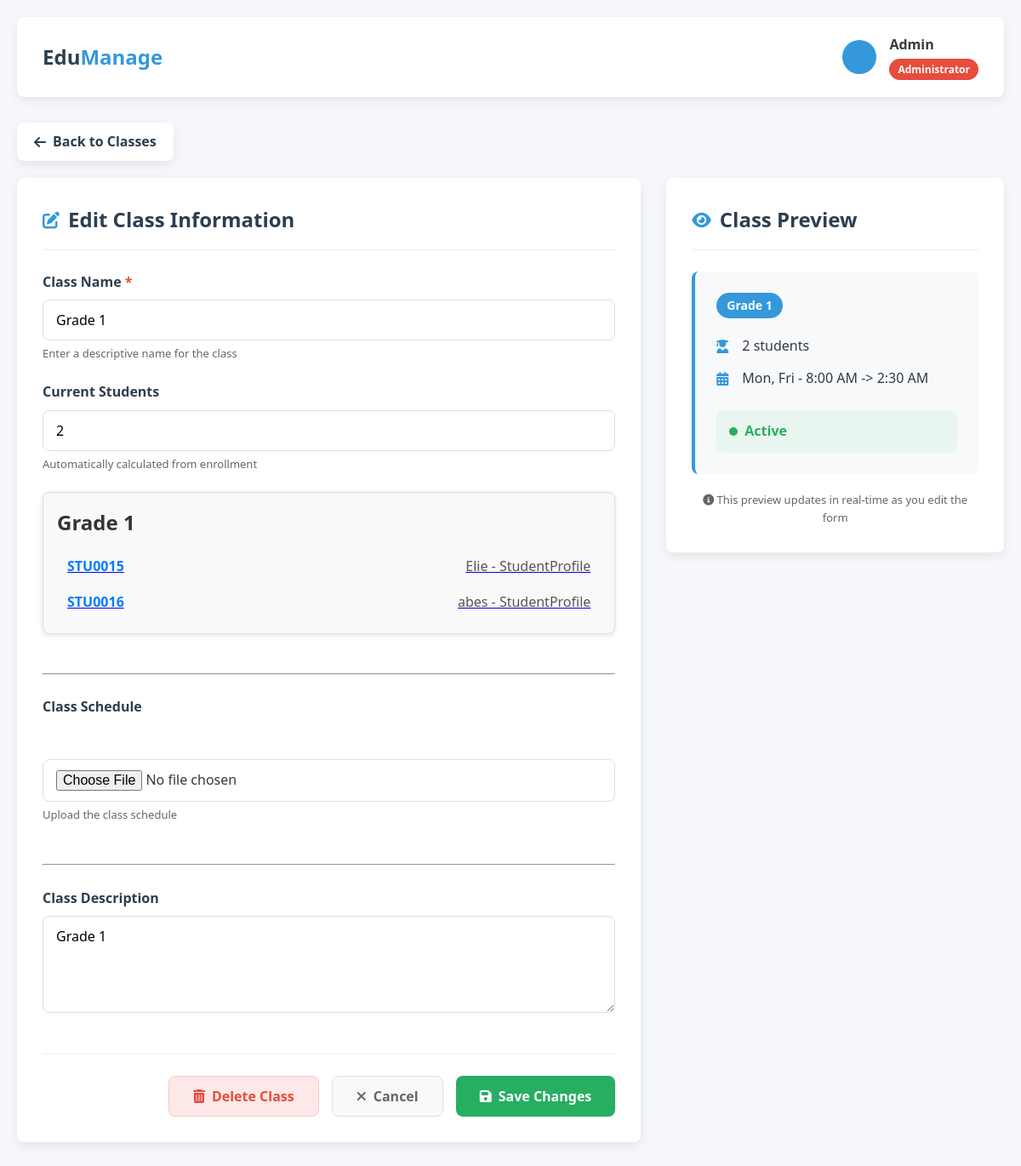
The page /classes/class_edit/1 on the database as committed earlier.
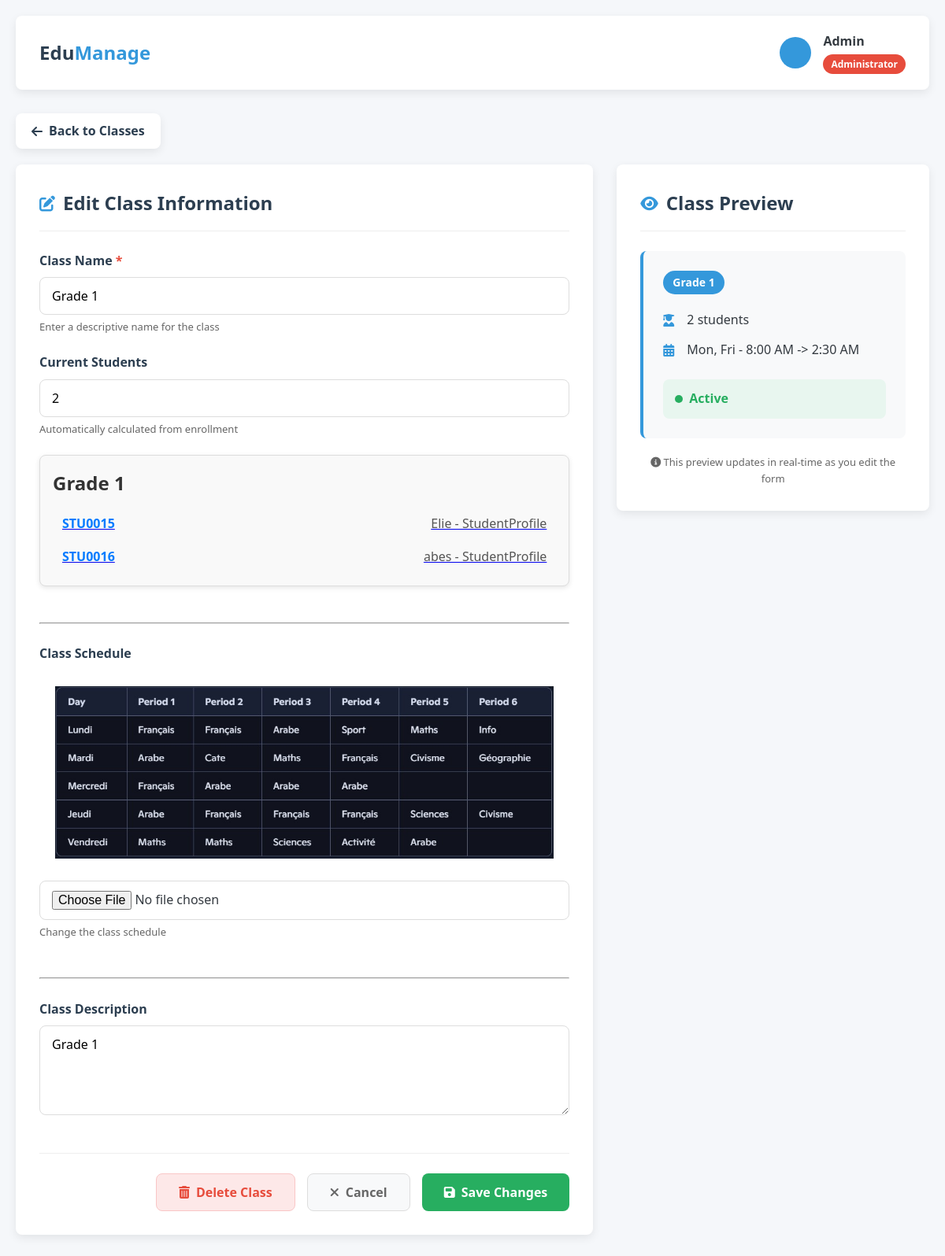
The same page on the database as committed later.
### classes/models.py (models this page shows, shortened)
class Class(models.Model):
    name = models.CharField(max_length=100)
    description = models.TextField(blank=True, null=True)
    schedule_image = models.ImageField(upload_to='class_schedules/', blank=True, null=True)
    created_at = models.DateTimeField(auto_now_add=True)
    updated_at = models.DateTimeField(auto_now=True)
    class Meta:
        verbose_name = 'Class'
        verbose_name_plural = 'Classes'

### classes/views.py (the view, shortened to what this page needs)
# urls.py: path('class_edit/<int:id>',views.class_edit,name="class_edit")
def class_edit(request, id):
    selected_class = get_object_or_404(Class,id=id)
    students_count= StudentProfile.objects.filter(class_level=selected_class).count()
    return render(request,'classes/class_edit.html',{'class':selected_class,'students_count':students_count})

### users/models.py (called while the page is built)
    def __str__(self):
        return f"{self.user.get_full_name() or self.user.username} - {self.__class__.__name__}"

### templates/classes/class_edit.html (shortened to what the changed rows need)
<!DOCTYPE html>
<html lang="en">
<head>
    <link rel="stylesheet" href="https://cdnjs.cloudflare.com/ajax/libs/font-awesome/6.4.0/css/all.min.css">
</head>
<body>
    <div class="container">
        <div class="edit-container">
            <div class="form-section">
                <div class="section-title">
                    <h2>Edit Class Information</h2>
                </div>
                <form id="classEditForm" method="POST" enctype="multipart/form-data">
                    <div class="form-row">
                        <div class="form-group">
                            <label for="className" class="required">Class Name</label>
                            <input name="class_name" type="text" id="className" class="form-control" value="{{class.name}}" required>
                            <div class="form-help">Enter a descriptive name for the class</div>
                        </div>
                    </div>
                     <div class="class-card">
  <h2 class="class-title">{{ class.name }}</h2>
  <ul class="student-list">
    {% for student in class.students.all %}
    <a href="{% url 'admin:users_studentprofile_change' student.id %}">
    </a>
    {% empty %}
      <li class="no-students">No students enrolled in this class.</li>
    {% endfor %}
  </ul>
</div>
<br><hr><br>
                    <div class="form-group">
                        <label for="classSchedule">Class Schedule</label>
                        <div class="container">
                            {% if class.schedule_image %}<img src="{{class.schedule_image.url}}" alt="" style="max-width: 100%; height: auto;">{% endif %}
                        </div>
                        <input name="schedule_image" type="file" id="classSchedule" class="form-control" accept="image/*">
                        <div class="form-help">{% if class.schedule_image %}Change {% else %}Upload{% endif %}  the class schedule</div>
                    </div>
            <br><hr><br>
                    <div class="form-group">
                        <label for="classDescription">Class Description</label>
                        <textarea name="class_description" id="classDescription" class="form-control" rows="4">{{class.description}}</textarea>
                    </div>
                </form>
            </div>
            <div class="preview-section">
                <div class="section-title">
                    <h2>Class Preview</h2>
                </div>
                <div class="preview-card" id="classPreview">
                    <div class="preview-grade" id="previewGrade">{{class.name}}</div>
                    <div class="preview-info">
                        <div class="preview-item">
                        </div>
                        <div class="preview-item">
                        </div>
                    </div>
                    <div class="preview-status">
                        <div class="status-indicator">
                        </div>
                    </div>
                </div>
            </div>
        </div>
    </div>
</body>
</html>

Rows that differ between the two databases and show on the page:
changed Class "Grade 1": schedule_image: picture added
Other text that changed with them:
text no longer shown: "Upload"
text now shown: "Change"
